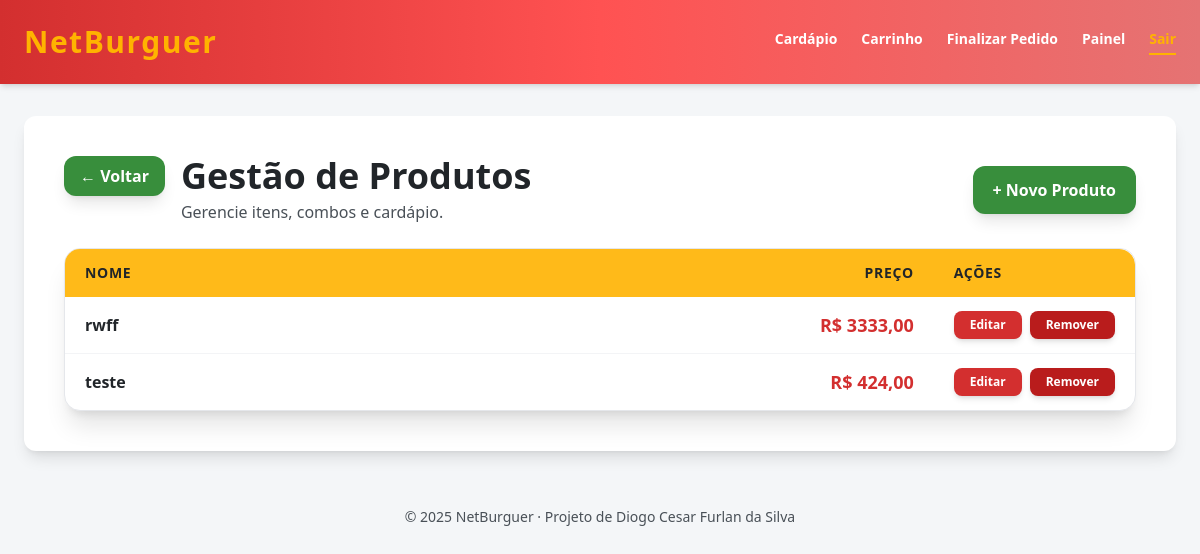
Before: /painel/produtos/ (signed in) with the older database file.
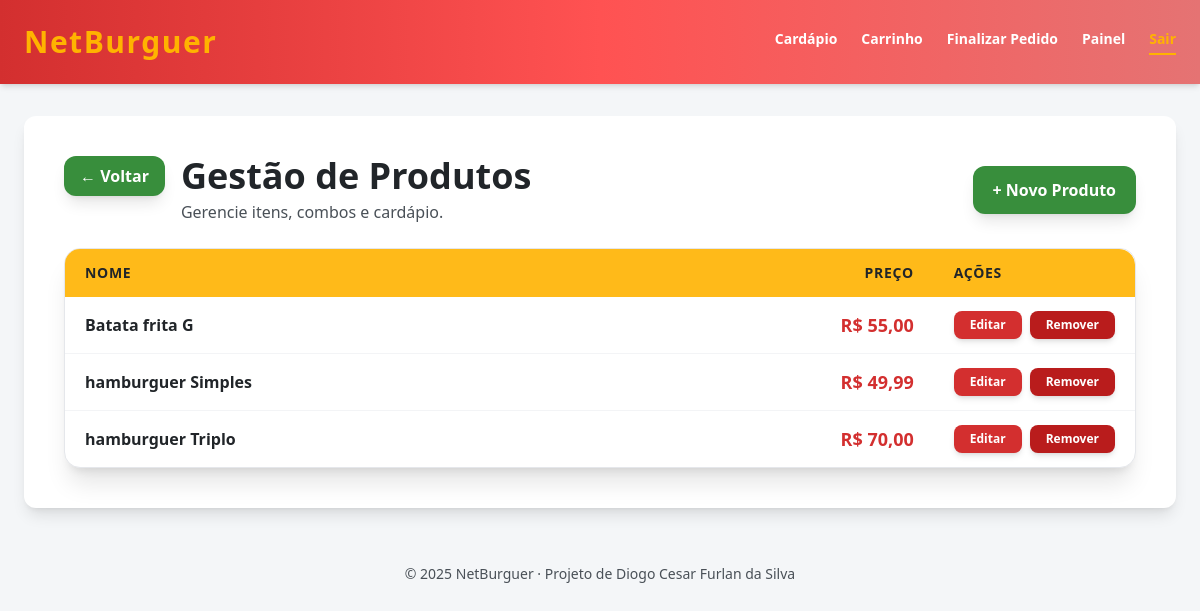
After: the same page with the newer database file.
### cardapio/models.py (models this page shows, shortened)
class Produto(models.Model):
    nome = models.CharField(max_length=100, verbose_name="Nome do Item")
    descricao = models.TextField(verbose_name="Descrição Detalhada")
    preco = models.DecimalField(max_digits=6, decimal_places=2, verbose_name="Preço Unitário")
    class Meta:
        verbose_name = "Produto"
        verbose_name_plural = "Produtos"
        ordering = ['nome']

### cardapio/views.py (the view)
# urls.py: path('painel/produtos/', views.produto_listar, name='produto_listar'),
@login_required
def produto_listar(request):
    produtos = Produto.objects.all()
    return render(request, 'admin/produto_lista.html', {'produtos': produtos})

### templates/admin/produto_lista.html (shortened to what this page needs)
{% extends 'base.html' %}
{% block content %}
<div class="flex flex-col md:flex-row md:items-center md:justify-between gap-4 mb-6">
    <div class="flex items-start gap-4">
              <a href="{% url 'admin_painel' %}"
           class="py-2 px-4 font-bold rounded-xl shadow-lg bg-verde-principal text-white hover:bg-green-700 transition duration-300 hover:-translate-y-0.5">
           ← Voltar
        </a>
        <div>
            <h2 class="text-3xl md:text-4xl font-extrabold text-preto-texto">Gestão de Produtos</h2>
            <p class="text-cinza-texto mt-1">Gerencie itens, combos e cardápio.</p>
        </div>
    </div>
    <a href="{% url 'produto_criar' %}"
       class="py-3 px-5 font-bold rounded-xl shadow-lg bg-verde-principal text-white hover:bg-green-700 transition duration-300 hover:-translate-y-0.5">
       + Novo Produto
    </a>
</div>
<div class="overflow-x-auto border border-gray-200 rounded-2xl shadow-xl bg-white">
    <table class="w-full text-left border-collapse">
        <thead class="bg-amarelo-principal/90 text-preto-texto uppercase text-sm font-bold tracking-wider">
            <tr>
                <th class="py-3.5 px-5">Nome</th>
                <th class="py-3.5 px-5 text-right">Preço</th>
                <th class="py-3.5 px-5 rounded-tr-2xl w-48">Ações</th>
            </tr>
        </thead>
        <tbody class="divide-y divide-gray-100 text-gray-700">
            {% for produto in produtos %}
                <tr class="hover:bg-gray-50 transition duration-150">
                    <td class="py-3.5 px-5 font-bold text-preto-texto">{{ produto.nome }}</td>
                    <td class="py-3.5 px-5 text-right text-lg font-extrabold text-vermelho-principal">
                        R$ {{ produto.preco|floatformat:2 }}
                    </td>
                    <td class="py-3.5 px-5 whitespace-nowrap flex gap-2">
                        <a href="{% url 'produto_editar' produto.id %}"
                           class="py-1.5 px-4 text-xs font-bold rounded-lg shadow-md bg-vermelho-principal text-white hover:bg-red-700 transition duration-300 hover:-translate-y-0.5">
                           Editar
                        </a>
                        <form action="{% url 'produto_remover' produto.id %}" method="post"
                              onsubmit="return confirm('Remover {{ produto.nome }}? Esta ação é irreversível.');">
                            <button type="submit"
                                    class="py-1.5 px-4 text-xs font-bold rounded-lg shadow-md bg-red-700 text-white hover:bg-red-800 transition duration-300 hover:-translate-y-0.5">
                                Remover
                            </button>
                        </form>
                    </td>
                </tr>
            {% empty %}
                <tr>
                    <td colspan="5" class="py-6 px-5 text-center text-cinza-texto italic text-sm">
                        Nenhum produto cadastrado ainda.
                    </td>
                </tr>
            {% endfor %}
        </tbody>
    </table>
</div>
{% endblock %}

Changed rows visible on the page:
removed Produto: nome "rwff", preco "3333,00"
removed Produto: nome "teste", preco "424,00"
added Produto: nome "Batata frita G", preco "55,00"
added Produto: nome "hamburguer Simples", preco "49,99"
added Produto: nome "hamburguer Triplo", preco "70,00"
